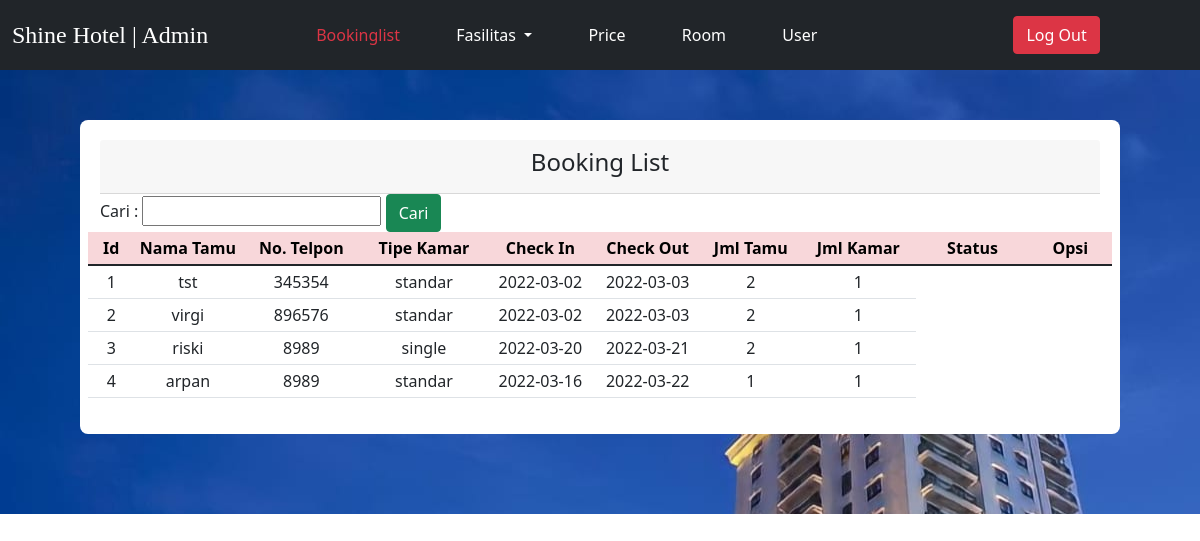
Screenshot of /admin3/bookinglist.php (signed in) with the database file from the repository.
### tables this page shows
CREATE TABLE `tb_pesan` (
  `id_pesan` int(5) NOT NULL,
  `nama_tamu` text NOT NULL,
  `telp_tamu` int(20) NOT NULL,
  `tipe_kamar` text NOT NULL,
  `tgl_checkin` date NOT NULL,
  `tgl_checkout` date NOT NULL,
  `jumlah_tamu` int(5) NOT NULL,
  `jumlah_kamar` int(5) NOT NULL,
  `status` text NOT NULL
);

### admin3/bookinglist.php (the view, shortened to what this page needs)
<!DOCTYPE html>
<html>
<head>
	<link href="https://cdn.jsdelivr.net/npm/bootstrap@5.1.3/dist/css/bootstrap.min.css" rel="stylesheet">
</head>
<body>
 <nav class="navbar navbar-expand-lg navbar-dark bg-dark">
  <div class="container-fluid">
	<div class="collapse navbar-collapse" id="navbarSupportedContent">
    <h4 class="text-white text-left" style="margin-right: 100px; padding-top: 8px; font-family: serif;">Shine Hotel | Admin</h4>
      <ul class="navbar-nav me-auto mb-2 mb-lg-0">
        <li class="nav-item">
          <a class="nav-link active text-danger" aria-current="page" href="bookinglist.php">Bookinglist</a>
        </li>
      </ul>
      <ul class="navbar-nav me-auto mb-2 mb-lg-0">
         <li class="nav-item dropdown">
          <a class="nav-link dropdown-toggle text-white" href="#" id="navbarDropdown" role="button" data-bs-toggle="dropdown" aria-expanded="false active">
            Fasilitas
          </a>
        </li>
      </ul>
      <ul class="navbar-nav me-auto mb-2 mb-lg-0">
        <li class="nav-item">
          <a class="nav-link text-white" aria-current="page" href="price.php">Price</a>
        </li>
      </ul>
      <ul class="navbar-nav me-auto mb-2 mb-lg-0">
        <li class="nav-item">
          <a class="nav-link text-white" aria-current="page" href="room.php">Room</a>
        </li>
      </ul>
      <ul class="navbar-nav me-auto mb-2 mb-lg-0">
        <li class="nav-item">
          <a class="nav-link text-white" aria-current="page" href="user.php">User</a>
        </li>
      </ul>
       <ul class="navbar-nav me-auto mb-2 mb-lg-0">
        <li class="nav-item">
          <a class="nav-link" aria-current="page" href="../login/logout.php">
          <button type="button" class="btn btn-danger" style="margin-left: 140px; margin-right: 40px;">Log Out</button>
          </a>
        </li>
      </ul>
    </div>
  </div>
 </nav>
	<div class="col-13" style="padding: 80px; padding-top: 50px !important; background-image: url(gedung.jfif); min-height: 438px !important; height: 100%;">
  <div class="container bg-white" style="padding: 20px; border-radius: 8px;">
		<div class="card-header ">
			<h4 class="card-title text-center">Booking List</h4>
		</div>
<div class="row form-group">
   <form action="bookinglist.php" method="get">
    <label>Cari :</label>
      <input type="text" name="cari">
      <input class="btn btn-success" type="submit" value="Cari">
    </form>
	<table class="table table-sm" style="text-align: center;">
  <thead>
    <tr  class="table-danger">
    <th width="10px">Id</th>
			<th width="50px">Nama Tamu</th>
			<th width="30px">No. Telpon</th>
      <th width="30px">Tipe Kamar</th>
			<th width="50px">Check In</th>
			<th width="50px">Check Out</th>
      <th width="10px">Jml Tamu</th>
      <th width="10px">Jml Kamar</th>
      <th width="30px">Status</th>
      <th width="30px">Opsi</th>
    </tr>
  </thead>
  <tbody>
   <?php
		include 'koneksi.php';
		$no = 1;
     if(isset($_GET['cari'])){
          $cari = $_GET['cari'];
    $data = mysqli_query($koneksi,"select * from tb_pesan where nama_tamu like '%".$cari."%' or  tgl_checkout like '%".$cari."%'");}
    else {
		$data = mysqli_query($koneksi,"select * from tb_pesan");}
		while($d = mysqli_fetch_array($data)){
	 ?>
			<tr>
				<td><?php echo $no++; ?></td>
				<td><?php echo $d['nama_tamu']; ?></td>
        <td><?php echo $d['telp_tamu']; ?></td>
				<td><?php echo $d['tipe_kamar']; ?></td>
				<td><?php echo $d['tgl_checkin']; ?></td>
				<td><?php echo $d['tgl_checkout'];?></td>
        <td><?php echo $d['jumlah_tamu']; ?></td>
        <td><?php echo $d['jumlah_kamar']; ?></td>
			</tr>
			<?php
	}
  ?>
</tbody>
</table>
</div>
</div>
</body>
</html>

### rows the page displays
tb_pesan: nama_tamu "tst", telp_tamu "345354", tipe_kamar "standar", tgl_checkin "2022-03-02", tgl_checkout "2022-03-03", jumlah_tamu "2", jumlah_kamar "1"
tb_pesan: nama_tamu "virgi", telp_tamu "896576", tipe_kamar "standar", tgl_checkin "2022-03-02", tgl_checkout "2022-03-03", jumlah_tamu "2", jumlah_kamar "1"
tb_pesan: nama_tamu "riski", telp_tamu "8989", tipe_kamar "single", tgl_checkin "2022-03-20", tgl_checkout "2022-03-21", jumlah_tamu "2", jumlah_kamar "1"
tb_pesan: nama_tamu "arpan", telp_tamu "8989", tipe_kamar "standar", tgl_checkin "2022-03-16", tgl_checkout "2022-03-22", jumlah_tamu "1", jumlah_kamar "1"
